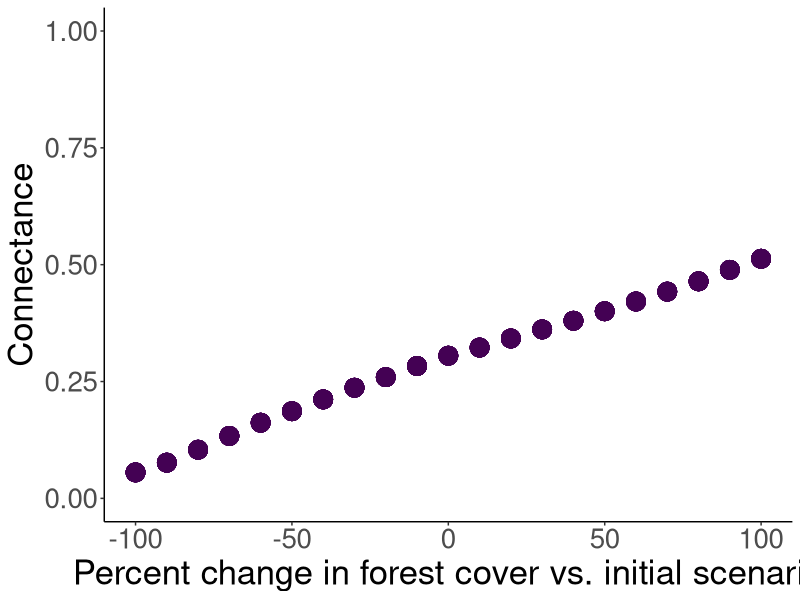
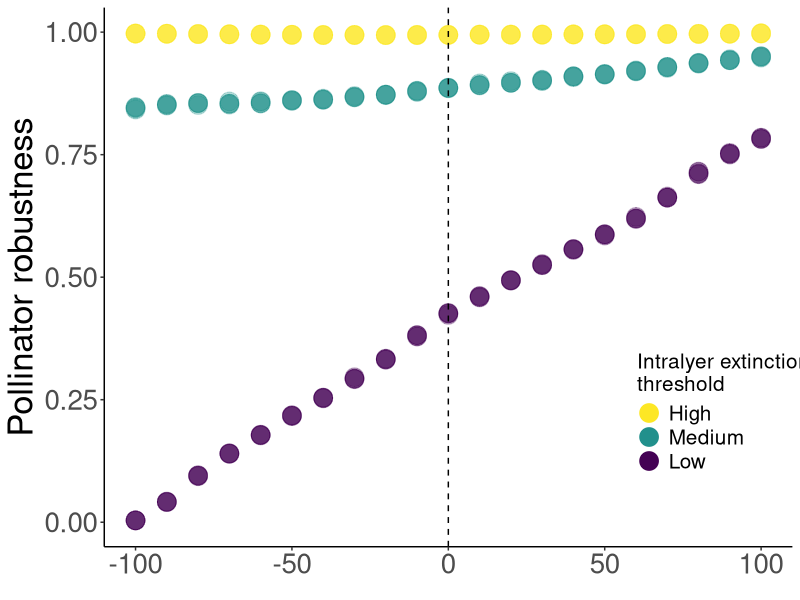
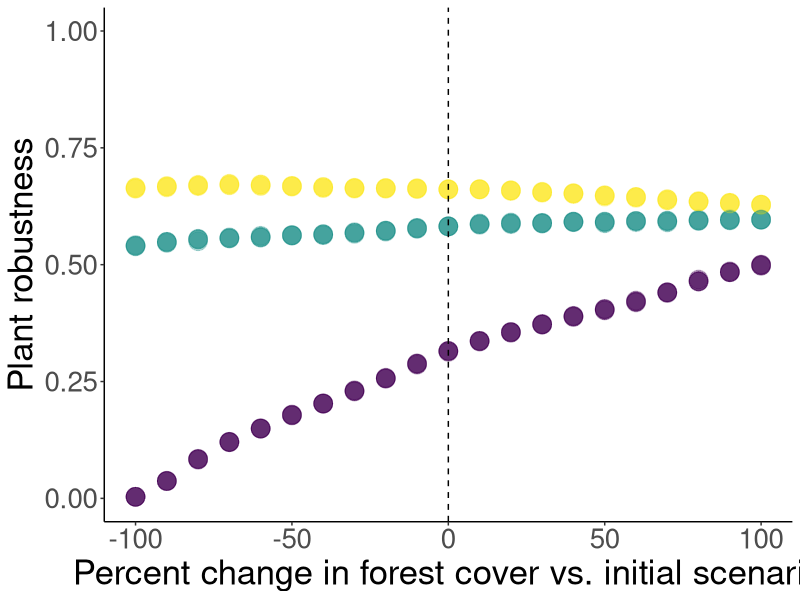

Reproduce these figures in R, in order.
############################################_
### Comparing network metrics across scenarios
### Project: Predictive Multilayer Networks
### Author: Tyler N. McFadden
###
### Code accompanying manuscript: 
### McFadden TN, Dirzo R. Harnessing multilayer networks to predict 
### metacommunity responses to global environmental change.
### Submitted to Ecological Monographs.
###
###
### About this script:
###   Provides plots and linear models comparing PMN connectance and robustness across scenarios. 
###
############################################_

# set working directory
setwd("/Users/tylermcfadden/Desktop/Stanford/Multilayer_network/Manuscript/Code")

# load libraries
library(raster)
library(ggplot2)
library(reshape2)
library(dplyr)
library(gridExtra)
library(viridis)

# load data
all.results <- read.csv("results_all_scenarios.csv")


# Plot weighted connectance vs. change in forest cover
conn <- ggplot(data = all.results) +
  geom_point(aes(x = percent.change, y = Weighted_connectedness, color = ""), size = 6) +
  ylim(0,1) + 
  xlim(-100,100) +
  ylab("Connectance") + 
  xlab("Percent change in forest cover vs. initial scenario") +
  theme_classic() +
  theme(axis.text = element_text(size = 20),
        axis.title = element_text(size = 25)) +
  scale_color_viridis(discrete = TRUE, option = "D", direction = 1) +
  theme(legend.position = "none")
conn 


# Plot pollinator robustness vs. change in forest cover
poll <- ggplot(data = all.results) +
  geom_point(aes(x = percent.change, y = poll.robust, color = as.factor(Threshold)), alpha = 0.3, size = 6) +
  geom_vline(xintercept = 0, linetype = "dashed") +
  ylim(0,1) + 
  xlim(-100,100) +
  ylab("Pollinator robustness") + 
  xlab(element_blank()) +
  theme_classic() +
  theme(axis.text = element_text(size = 20),
        axis.title = element_text(size = 25)) +
  scale_color_viridis(discrete = TRUE, option = "D", direction = -1, 
                      name = "Intralyer extinction\nthreshold", 
                      labels = c("High", "Medium", "Low")) +
  guides(colour = guide_legend(override.aes = list(alpha=1))) +
  theme(legend.position = c(0.90, 0.25)) +
  theme(legend.background = element_rect(fill="white")) +
  theme(legend.title = element_text(size = 15),
        legend.text = element_text(size = 15))
poll  


# Plot plant robustness vs. change in forest cover
plant <- ggplot(data = all.results) +
  geom_point(aes(x = percent.change, y = plant.robust, color = as.factor(Threshold)), alpha = 0.3, size =6) +
  geom_vline(xintercept = 0, linetype = "dashed") +
  ylim(0,1) +
  xlim(-100,100) +
  ylab("Plant robustness") +
  xlab("Percent change in forest cover vs. initial scenario") +
  theme_classic() +
  theme(axis.text = element_text(size = 20),
        axis.title = element_text(size = 25)) +
  scale_color_viridis(discrete = TRUE, option = "D", direction = -1) +
  theme(legend.position = "none")
plant


# Linear models of robustness vs change in forest cover
summary(lm(all.results$poll.robust[all.results$Threshold == "1"] ~ all.results$percent.change[all.results$Threshold == "1"]))
summary(lm(all.results$poll.robust[all.results$Threshold == "2.5"] ~ all.results$percent.change[all.results$Threshold == "2.5"]))
summary(lm(all.results$poll.robust[all.results$Threshold == "5"] ~ all.results$percent.change[all.results$Threshold == "5"]))

summary(lm(all.results$plant.robust[all.results$Threshold == "1"] ~ all.results$percent.change[all.results$Threshold == "1"]))
summary(lm(all.results$plant.robust[all.results$Threshold == "2.5"] ~ all.results$percent.change[all.results$Threshold == "2.5"]))
summary(lm(all.results$plant.robust[all.results$Threshold == "5"] ~ all.results$percent.change[all.results$Threshold == "5"]))
